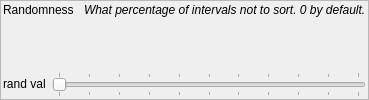
              <widget class="QFrame" name="f_param_random">
               <property name="sizePolicy">
                <sizepolicy hsizetype="Preferred" vsizetype="Preferred">
                 <horstretch>0</horstretch>
                 <verstretch>0</verstretch>
                </sizepolicy>
               </property>
               <property name="frameShape">
                <enum>QFrame::StyledPanel</enum>
               </property>
               <property name="frameShadow">
                <enum>QFrame::Raised</enum>
               </property>
               <layout class="QVBoxLayout" name="verticalLayout_4">
                <property name="leftMargin">
                 <number>2</number>
                </property>
                <property name="topMargin">
                 <number>2</number>
                </property>
                <property name="rightMargin">
                 <number>2</number>
                </property>
                <property name="bottomMargin">
                 <number>2</number>
                </property>
                <item>
                 <layout class="QHBoxLayout" name="hl_param_randomness_t">
                  <property name="spacing">
                   <number>10</number>
                  </property>
                  <item>
                   <widget class="QLabel" name="t_param_randomness">
                    <property name="text">
                     <string>Randomness</string>
                    </property>
                    <property name="alignment">
                     <set>Qt::AlignLeading|Qt::AlignLeft|Qt::AlignTop</set>
                    </property>
                   </widget>
                  </item>
                  <item>
                   <widget class="QLabel" name="t_param_randomness_desc">
                    <property name="sizePolicy">
                     <sizepolicy hsizetype="MinimumExpanding" vsizetype="Preferred">
                      <horstretch>0</horstretch>
                      <verstretch>0</verstretch>
                     </sizepolicy>
                    </property>
                    <property name="font">
                     <font>
                      <italic>true</italic>
                     </font>
                    </property>
                    <property name="text">
                     <string>What percentage of intervals not to sort. 0 by default.</string>
                    </property>
                    <property name="alignment">
                     <set>Qt::AlignLeading|Qt::AlignLeft|Qt::AlignTop</set>
                    </property>
                   </widget>
                  </item>
                 </layout>
                </item>
                <item>
                 <layout class="QHBoxLayout" name="hl_param_randomness_b">
                  <item>
                   <widget class="QLabel" name="t_param_randomness_value">
                    <property name="sizePolicy">
                     <sizepolicy hsizetype="Preferred" vsizetype="Maximum">
                      <horstretch>0</horstretch>
                      <verstretch>0</verstretch>
                     </sizepolicy>
                    </property>
                    <property name="text">
                     <string>rand val</string>
                    </property>
                   </widget>
                  </item>
                  <item>
                   <widget class="QSlider" name="slider_param_randomness">
                    <property name="sizePolicy">
                     <sizepolicy hsizetype="Expanding" vsizetype="Maximum">
                      <horstretch>0</horstretch>
                      <verstretch>0</verstretch>
                     </sizepolicy>
                    </property>
                    <property name="maximum">
                     <number>100</number>
                    </property>
                    <property name="value">
                     <number>0</number>
                    </property>
                    <property name="orientation">
                     <enum>Qt::Horizontal</enum>
                    </property>
                    <property name="tickPosition">
                     <enum>QSlider::TicksBothSides</enum>
                    </property>
                    <property name="tickInterval">
                     <number>10</number>
                    </property>
                   </widget>
                  </item>
                 </layout>
                </item>
               </layout>
              </widget>
